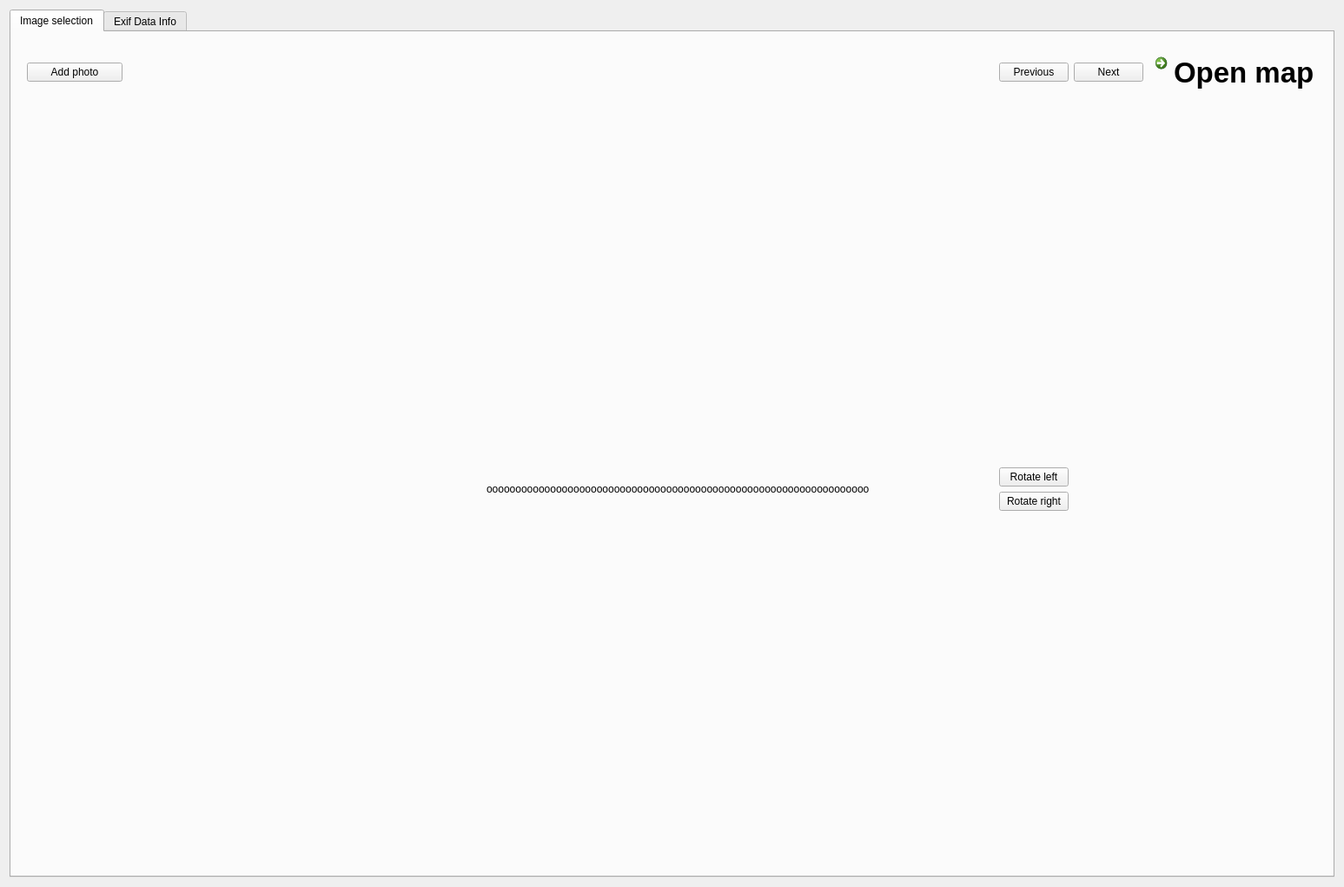
<?xml version="1.0" encoding="UTF-8"?>
<ui version="4.0">
 <class>Form</class>
 <widget class="QWidget" name="Form">
  <property name="geometry">
   <rect>
    <x>0</x>
    <y>0</y>
    <width>1547</width>
    <height>1021</height>
   </rect>
  </property>
  <property name="windowTitle">
   <string>Form</string>
  </property>
  <layout class="QGridLayout" name="gridLayout">
   <item row="0" column="0">
    <widget class="QTabWidget" name="tabWidget">
     <property name="currentIndex">
      <number>0</number>
     </property>
     <widget class="QWidget" name="tabGeneral">
      <attribute name="title">
       <string>Image selection</string>
      </attribute>
      <layout class="QGridLayout" name="gridLayout_2">
       <item row="1" column="7">
        <widget class="QWidget" name="widget" native="true">
         <property name="sizePolicy">
          <sizepolicy hsizetype="Fixed" vsizetype="Fixed">
           <horstretch>0</horstretch>
           <verstretch>0</verstretch>
          </sizepolicy>
         </property>
         <layout class="QVBoxLayout" name="verticalLayout_2">
          <item>
           <widget class="QPushButton" name="rotateLeft">
            <property name="text">
             <string>Rotate left</string>
            </property>
           </widget>
          </item>
          <item>
           <widget class="QPushButton" name="rotateRight">
            <property name="text">
             <string>Rotate right</string>
            </property>
           </widget>
          </item>
         </layout>
        </widget>
       </item>
       <item row="0" column="0">
        <widget class="QWidget" name="widget" native="true">
         <layout class="QVBoxLayout" name="verticalLayout">
          <item>
           <widget class="QPushButton" name="addPhoto">
            <property name="text">
             <string>Add photo</string>
            </property>
           </widget>
          </item>
         </layout>
        </widget>
       </item>
       <item row="0" column="1" colspan="5">
        <spacer name="horizontalSpacer_6">
         <property name="orientation">
          <enum>Qt::Horizontal</enum>
         </property>
         <property name="sizeType">
          <enum>QSizePolicy::Expanding</enum>
         </property>
         <property name="sizeHint" stdset="0">
          <size>
           <width>40</width>
           <height>20</height>
          </size>
         </property>
        </spacer>
       </item>
       <item row="0" column="7" colspan="3">
        <widget class="QWidget" name="widget_2" native="true">
         <layout class="QHBoxLayout" name="horizontalLayout">
          <item>
           <widget class="QPushButton" name="previous">
            <property name="text">
             <string>Previous</string>
            </property>
           </widget>
          </item>
          <item>
           <widget class="QPushButton" name="next">
            <property name="text">
             <string>Next</string>
            </property>
           </widget>
          </item>
          <item>
           <widget class="QCommandLinkButton" name="openMap">
            <property name="sizePolicy">
             <sizepolicy hsizetype="Fixed" vsizetype="Fixed">
              <horstretch>0</horstretch>
              <verstretch>0</verstretch>
             </sizepolicy>
            </property>
            <property name="font">
             <font>
              <pointsize>25</pointsize>
             </font>
            </property>
            <property name="text">
             <string>Open map</string>
            </property>
           </widget>
          </item>
         </layout>
        </widget>
       </item>
       <item row="1" column="0">
        <spacer name="verticalSpacer">
         <property name="orientation">
          <enum>Qt::Vertical</enum>
         </property>
         <property name="sizeHint" stdset="0">
          <size>
           <width>20</width>
           <height>40</height>
          </size>
         </property>
        </spacer>
       </item>
       <item row="1" column="4">
        <widget class="QLabel" name="labelOfImage">
         <property name="sizePolicy">
          <sizepolicy hsizetype="Fixed" vsizetype="Fixed">
           <horstretch>0</horstretch>
           <verstretch>0</verstretch>
          </sizepolicy>
         </property>
         <property name="minimumSize">
          <size>
           <width>0</width>
           <height>0</height>
          </size>
         </property>
         <property name="maximumSize">
          <size>
           <width>512</width>
           <height>512</height>
          </size>
         </property>
         <property name="text">
          <string>oooooooooooooooooooooooooooooooooooooooooooooooooooooooooooooooooo</string>
         </property>
        </widget>
       </item>
      </layout>
     </widget>
     <widget class="QWidget" name="tabExifInfo">
      <attribute name="title">
       <string>Exif Data Info</string>
      </attribute>
      <layout class="QGridLayout" name="gridLayout_3">
       <item row="0" column="0">
        <widget class="QWidget" name="widget_4" native="true">
         <layout class="QGridLayout" name="gridLayout_4">
          <item row="1" column="0">
           <spacer name="horizontalSpacer">
            <property name="orientation">
             <enum>Qt::Horizontal</enum>
            </property>
            <property name="sizeHint" stdset="0">
             <size>
              <width>40</width>
              <height>20</height>
             </size>
            </property>
           </spacer>
          </item>
          <item row="1" column="1">
           <widget class="QPushButton" name="generalExifInfo">
            <property name="text">
             <string>General </string>
            </property>
           </widget>
          </item>
          <item row="1" column="2">
           <widget class="QPushButton" name="detailedExifInfo">
            <property name="text">
             <string>Detailed</string>
            </property>
           </widget>
          </item>
          <item row="1" column="3">
           <spacer name="horizontalSpacer_3">
            <property name="orientation">
             <enum>Qt::Horizontal</enum>
            </property>
            <property name="sizeHint" stdset="0">
             <size>
              <width>40</width>
              <height>20</height>
             </size>
            </property>
           </spacer>
          </item>
          <item row="2" column="0" colspan="4">
           <widget class="QTableWidget" name="table">
            <column>
             <property name="text">
              <string>Tag</string>
             </property>
            </column>
            <column>
             <property name="text">
              <string>Value</string>
             </property>
            </column>
           </widget>
          </item>
         </layout>
        </widget>
       </item>
      </layout>
     </widget>
    </widget>
   </item>
  </layout>
 </widget>
 <resources/>
 <connections/>
</ui>
